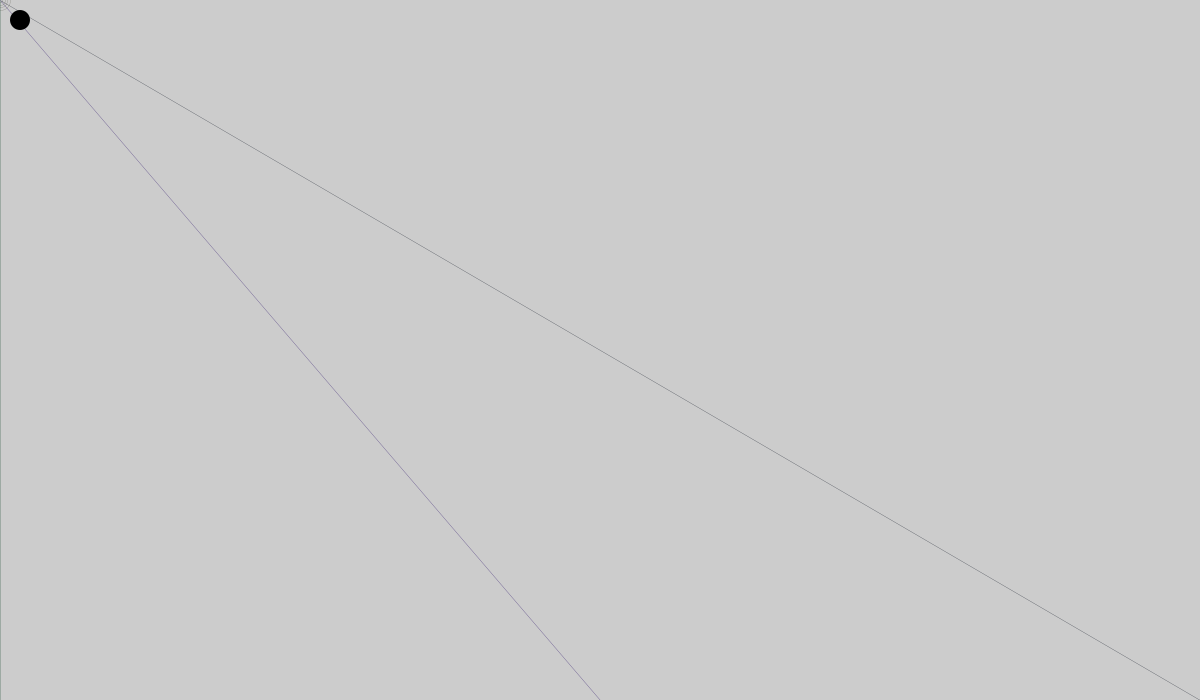
Frame 1 (no input)
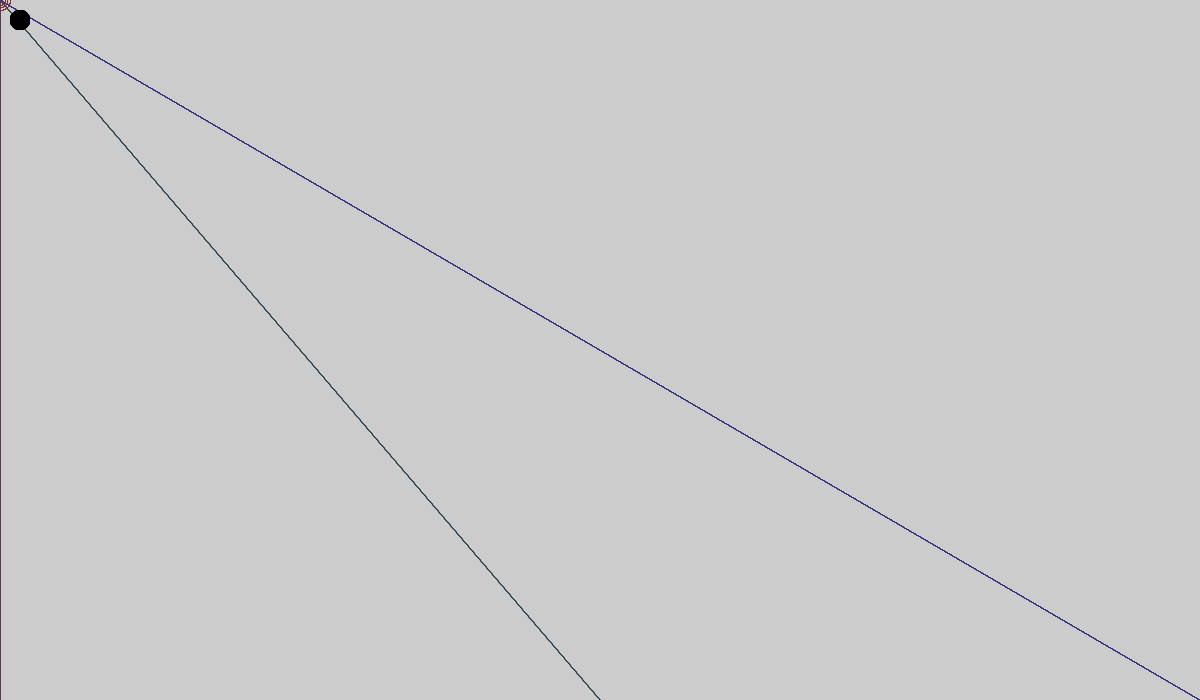
Frame 60 (the mouse pressed at the canvas centre just before this capture)
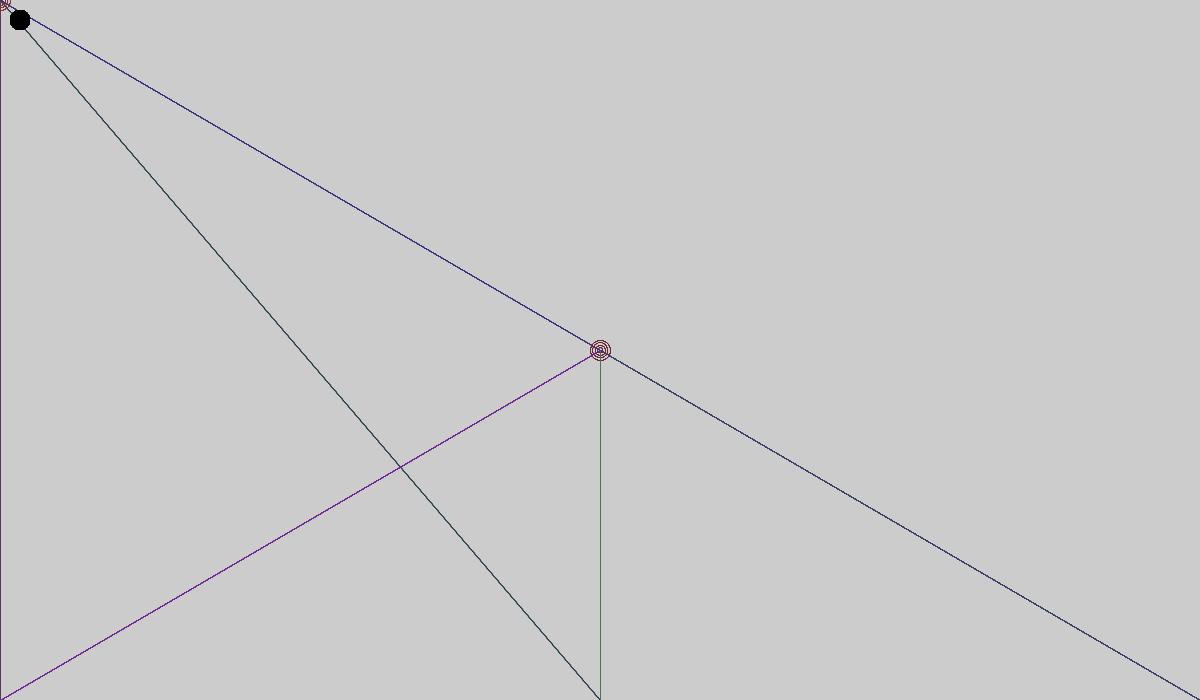
Frame 120 (the mouse held since frame 60 and released just before this capture)

The Processing sketch that drew these frames (run headless with seeded random() and noise(); from frame 60 on, the mouse is pressed at the canvas centre):

// Processing sketch: processing_134135
// ── processing_134135.pde



/*Project 1 : Due next week

  -connect and move three points in space
  *use conecpts in original ways
     -coordinates,shapes,color    |
     -variables,math              |
     -conditionals                |
     -forloops                    |    
     -//comments, on how it works |
     */




/*float xPos;
float yPos;
float speedX;
float speedY;
*/

void setup(){
  size (1200,700);
  
/*  xPos = 10;
  yPos = 10;
  speedX = 5;
  speedY = 5;
 */
}



void draw(){
  

  
/*This is the code for the the lines that are connecting at the location 
of the mouse, you can move the lines anywhere on the screen. While moving the lines
theyeach change colors on a different hue scale*/
  strokeWeight(.3);
  stroke(random(0, 110),random(0, 200),random(0, 130));
  line(mouseX,mouseY,600,700);
  stroke(random(0, 190),random(0, 105),random(0, 200));
  line(mouseX,mouseY,0,700);
  stroke(random(0, 120),random(0, 110),random(0, 210));
  line(mouseX,mouseY,1200,700);
  
  
  
  
/*This is the code for the looping circle at the end of the point from the three lines.
Like the lines this ellipse also follows the mouse whereever it goes, it also has a stroke
that changes hues in its own scale, seperate from the hue scales on the lines. */
  strokeWeight(.1);
  stroke(random(0, 220),random(0, 110),random(0, 100));
  noFill();
  for(int i = 0; i < 5; i++){
     ellipse(mouseX,mouseY,i*5,i*5);}
     
     
     
  
  
  
  
/*This code is for the black rectangle shape in the corner.
When hovering over the rectangle it is like wiping the screen clean of what was drawn by the
lines and ellipse. It changes the background white and when you are no longer over the rectangle
you can go back to drawing with the ellipse and lines, just like before. */
  if(mouseX>20 && mouseY>20 && mouseX<40 && mouseY<40){
    stroke(0);
    fill(0);
 ellipse(20,20,20,20);
 background(255);} 
 else{
   noStroke();
   fill(0);
    ellipse(20,20,20,20);}
  



}













/* This was a code for for "bouncing" shapes in the screen. There was three different
colored shapes two rectangle and an ellipse. As they bounced along the screen
they left behind a drawn texture folowing their course. The texture is in the form of the 
three different shapes.
 
 
 stroke(255);
fill(0);
   rect(xPos,yPos,50,50);
fill(150);
    rect(xPos,yPos,30,30);
fill(255);
  ellipse(xPos,yPos,10,10);
 
  xPos += speedX; //movement
  yPos += speedY;
  if (xPos>width){
    speedX *= -1;
  }
  if (yPos>height){
    speedY *= -1;
  }
  if(xPos < 0){
  speedX *= -1;
  }
  if(yPos < 0){
  speedY *= -1;
  }*/  
